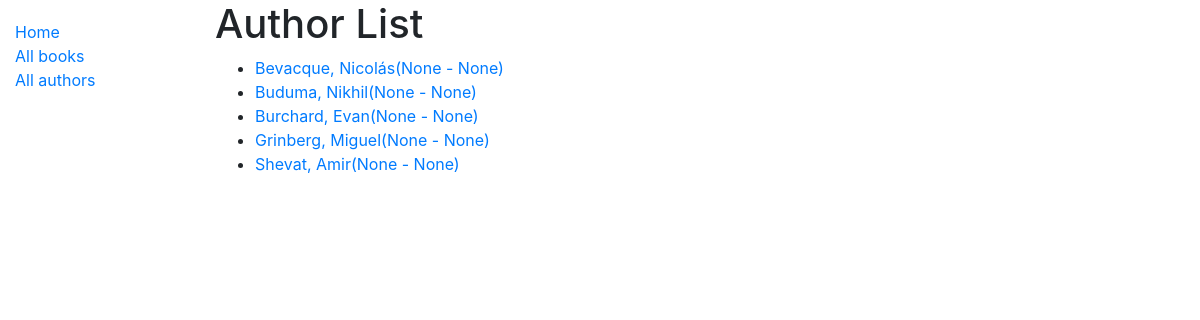
Screenshot of /catalog/authors/ with the database file from the repository.
### catalog/models.py (models this page shows, shortened)
class Author(models.Model):
    first_name = models.CharField(max_length = 100);
    last_name = models.CharField(max_length = 100);
    date_of_birth = models.DateField(null = True, blank = True);
    date_of_death = models.DateField('Died', null = True, blank = True);
    class Meta:
        ordering = ['last_name', 'first_name'];
    def get_absolute_url(self):
        return reverse('author-detail', args = [str(self.id)]);

### catalog/views.py (the view)
# urls.py: path('authors/', views.AuthorListView.as_view(), name = 'authors'),
class AuthorListView(generic.ListView):
    model = Author;
    def get_context_data(self, **kwargs):
        context = super(AuthorListView, self).get_context_data(**kwargs);
        context['some_data'] = 'This is just some date';
        return context;

### catalog/templates/catalog/author_list.html
{% extends "base_generic.html" %}
{% block content %}
  <h1>Author List</h1>
  {% if author_list %}
  <ul>
    {% for author in author_list %}
      <li>
        <a href="{{ author.get_absolute_url }}">{{ author.last_name }}, {{ author.first_name }}({{ author.date_of_birth}} - {{ author.date_of_death }})</a>
      </li>
    {% endfor %}
  </ul>
  {% else %}
    <p>There are no author in the library.</p>
  {% endif %}
{% endblock %}

### rows the page displays
Author: last_name "Bevacque", first_name "Nicolás", date_of_birth "None", date_of_death "None"
Author: last_name "Buduma", first_name "Nikhil", date_of_birth "None", date_of_death "None"
Author: last_name "Burchard", first_name "Evan", date_of_birth "None", date_of_death "None"
Author: last_name "Grinberg", first_name "Miguel", date_of_birth "None", date_of_death "None"
Author: last_name "Shevat", first_name "Amir", date_of_birth "None", date_of_death "None"
